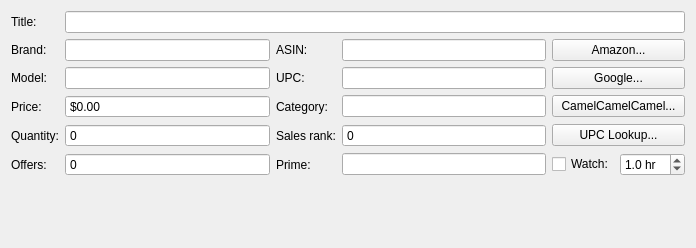
<?xml version="1.0" encoding="UTF-8"?>
<ui version="4.0">
 <class>amzProductDetails</class>
 <widget class="QWidget" name="amzProductDetails">
  <property name="geometry">
   <rect>
    <x>0</x>
    <y>0</y>
    <width>696</width>
    <height>248</height>
   </rect>
  </property>
  <property name="sizePolicy">
   <sizepolicy hsizetype="Fixed" vsizetype="Preferred">
    <horstretch>0</horstretch>
    <verstretch>2</verstretch>
   </sizepolicy>
  </property>
  <property name="minimumSize">
   <size>
    <width>650</width>
    <height>0</height>
   </size>
  </property>
  <property name="windowTitle">
   <string>Form</string>
  </property>
  <layout class="QVBoxLayout" name="verticalLayout">
   <item>
    <layout class="QGridLayout" name="gridLayout_2">
     <item row="2" column="2">
      <widget class="QLabel" name="label_5">
       <property name="text">
        <string>UPC:</string>
       </property>
      </widget>
     </item>
     <item row="2" column="0">
      <widget class="QLabel" name="label_3">
       <property name="text">
        <string>Model:</string>
       </property>
      </widget>
     </item>
     <item row="0" column="1" colspan="4">
      <widget class="QLineEdit" name="titleLine">
       <property name="sizePolicy">
        <sizepolicy hsizetype="Expanding" vsizetype="Fixed">
         <horstretch>0</horstretch>
         <verstretch>0</verstretch>
        </sizepolicy>
       </property>
       <property name="readOnly">
        <bool>true</bool>
       </property>
      </widget>
     </item>
     <item row="4" column="4">
      <widget class="QPushButton" name="openUPCLookupBtn">
       <property name="text">
        <string>UPC Lookup...</string>
       </property>
      </widget>
     </item>
     <item row="2" column="4">
      <widget class="QPushButton" name="openGoogleBtn">
       <property name="text">
        <string>Google...</string>
       </property>
      </widget>
     </item>
     <item row="3" column="4">
      <widget class="QPushButton" name="openCamelBtn">
       <property name="text">
        <string>CamelCamelCamel...</string>
       </property>
      </widget>
     </item>
     <item row="1" column="0">
      <widget class="QLabel" name="label_2">
       <property name="text">
        <string>Brand:</string>
       </property>
      </widget>
     </item>
     <item row="1" column="1">
      <widget class="QLineEdit" name="brandLine">
       <property name="readOnly">
        <bool>true</bool>
       </property>
      </widget>
     </item>
     <item row="1" column="4">
      <widget class="QPushButton" name="openUrlBtn">
       <property name="text">
        <string>Amazon...</string>
       </property>
      </widget>
     </item>
     <item row="0" column="0">
      <widget class="QLabel" name="label">
       <property name="text">
        <string>Title:</string>
       </property>
      </widget>
     </item>
     <item row="3" column="0">
      <widget class="QLabel" name="label_8">
       <property name="text">
        <string>Price:</string>
       </property>
      </widget>
     </item>
     <item row="4" column="3">
      <widget class="QSpinBox" name="salesRankLine">
       <property name="readOnly">
        <bool>true</bool>
       </property>
       <property name="buttonSymbols">
        <enum>QAbstractSpinBox::NoButtons</enum>
       </property>
       <property name="showGroupSeparator" stdset="0">
        <bool>true</bool>
       </property>
       <property name="maximum">
        <number>999999999</number>
       </property>
       <property name="value">
        <number>0</number>
       </property>
      </widget>
     </item>
     <item row="4" column="1">
      <widget class="QSpinBox" name="quantityBox">
       <property name="readOnly">
        <bool>true</bool>
       </property>
       <property name="buttonSymbols">
        <enum>QAbstractSpinBox::NoButtons</enum>
       </property>
       <property name="showGroupSeparator" stdset="0">
        <bool>true</bool>
       </property>
      </widget>
     </item>
     <item row="4" column="0">
      <widget class="QLabel" name="label_9">
       <property name="text">
        <string>Quantity:</string>
       </property>
      </widget>
     </item>
     <item row="4" column="2">
      <widget class="QLabel" name="label_7">
       <property name="text">
        <string>Sales rank:</string>
       </property>
      </widget>
     </item>
     <item row="2" column="3">
      <widget class="QLineEdit" name="upcLine">
       <property name="readOnly">
        <bool>true</bool>
       </property>
      </widget>
     </item>
     <item row="1" column="2">
      <widget class="QLabel" name="label_4">
       <property name="text">
        <string>ASIN:</string>
       </property>
      </widget>
     </item>
     <item row="2" column="1">
      <widget class="QLineEdit" name="modelLine">
       <property name="readOnly">
        <bool>true</bool>
       </property>
      </widget>
     </item>
     <item row="5" column="3">
      <widget class="QLineEdit" name="primeLine">
       <property name="readOnly">
        <bool>true</bool>
       </property>
      </widget>
     </item>
     <item row="3" column="3">
      <widget class="QLineEdit" name="categoryLine">
       <property name="readOnly">
        <bool>true</bool>
       </property>
      </widget>
     </item>
     <item row="5" column="1">
      <widget class="QSpinBox" name="offersBox">
       <property name="buttonSymbols">
        <enum>QAbstractSpinBox::NoButtons</enum>
       </property>
       <property name="showGroupSeparator" stdset="0">
        <bool>true</bool>
       </property>
      </widget>
     </item>
     <item row="3" column="1">
      <widget class="QDoubleSpinBox" name="priceBox">
       <property name="readOnly">
        <bool>true</bool>
       </property>
       <property name="buttonSymbols">
        <enum>QAbstractSpinBox::NoButtons</enum>
       </property>
       <property name="showGroupSeparator" stdset="0">
        <bool>true</bool>
       </property>
       <property name="prefix">
        <string>$</string>
       </property>
      </widget>
     </item>
     <item row="5" column="0">
      <widget class="QLabel" name="label_10">
       <property name="text">
        <string>Offers:</string>
       </property>
      </widget>
     </item>
     <item row="5" column="2">
      <widget class="QLabel" name="label_11">
       <property name="text">
        <string>Prime:</string>
       </property>
      </widget>
     </item>
     <item row="3" column="2">
      <widget class="QLabel" name="label_6">
       <property name="text">
        <string>Category:</string>
       </property>
      </widget>
     </item>
     <item row="1" column="3">
      <widget class="QLineEdit" name="skuLine">
       <property name="readOnly">
        <bool>true</bool>
       </property>
      </widget>
     </item>
     <item row="5" column="4">
      <layout class="QHBoxLayout" name="horizontalLayout">
       <item>
        <widget class="QCheckBox" name="watchCheck">
         <property name="text">
          <string>Watch:</string>
         </property>
        </widget>
       </item>
       <item>
        <widget class="QDoubleSpinBox" name="watchPeriod">
         <property name="prefix">
          <string/>
         </property>
         <property name="suffix">
          <string> hr</string>
         </property>
         <property name="decimals">
          <number>1</number>
         </property>
         <property name="minimum">
          <double>0.500000000000000</double>
         </property>
         <property name="maximum">
          <double>24.000000000000000</double>
         </property>
         <property name="singleStep">
          <double>0.500000000000000</double>
         </property>
         <property name="value">
          <double>1.000000000000000</double>
         </property>
        </widget>
       </item>
      </layout>
     </item>
    </layout>
   </item>
   <item>
    <spacer name="verticalSpacer">
     <property name="orientation">
      <enum>Qt::Vertical</enum>
     </property>
     <property name="sizeHint" stdset="0">
      <size>
       <width>20</width>
       <height>21</height>
      </size>
     </property>
    </spacer>
   </item>
  </layout>
 </widget>
 <resources/>
 <connections/>
</ui>
